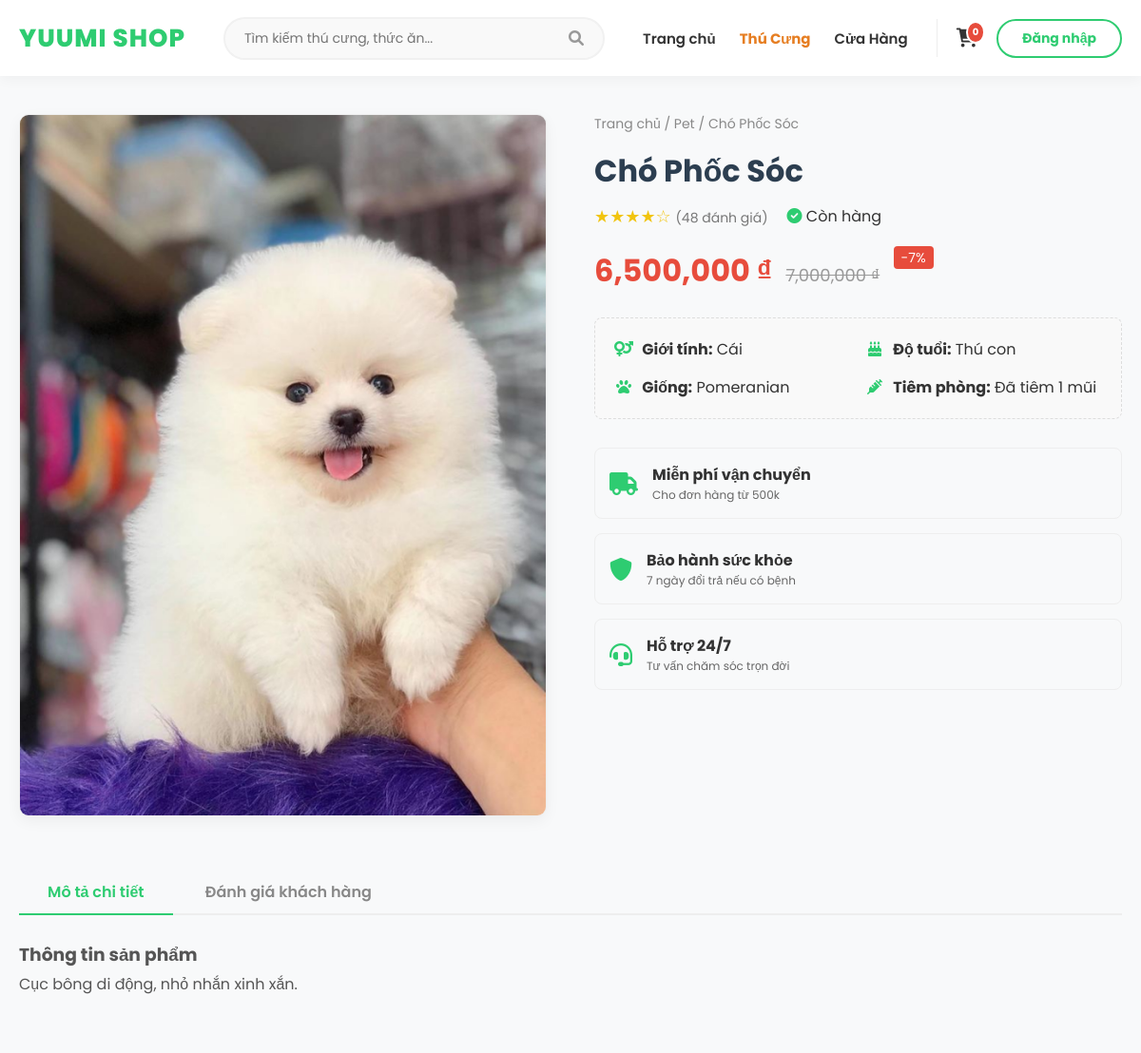
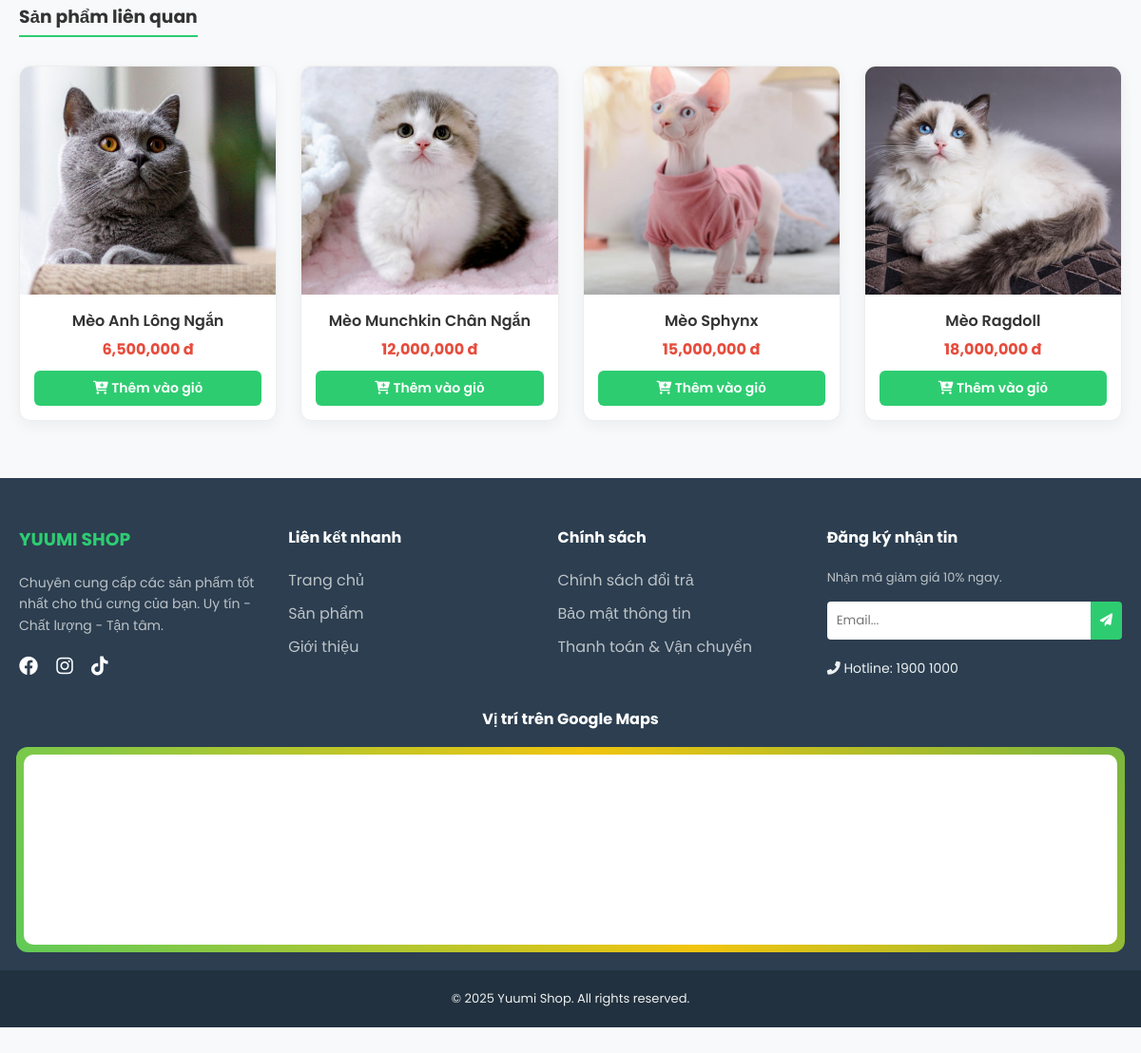
The app's page /product_detail.php?id=172 with its own data (2 pictures, top to bottom).
### tables this page shows
CREATE TABLE IF NOT EXISTS products (
    id INT AUTO_INCREMENT PRIMARY KEY,
    name VARCHAR(255) NOT NULL,
    species ENUM('dog', 'cat', 'all') NOT NULL, 
    category ENUM('food', 'accessory', 'health', 'toy', 'cage', 'pet') NOT NULL, 
    sub_category VARCHAR(50), 
    brand VARCHAR(50), 
    age_group ENUM('baby', 'adult', 'senior', 'all') DEFAULT 'all',
    gender ENUM('male', 'female', 'unisex') DEFAULT 'unisex',
    price DECIMAL(15, 0) NOT NULL,
    old_price DECIMAL(15, 0) DEFAULT 0,
    image VARCHAR(255),
    rating FLOAT DEFAULT 5,
    description TEXT,
    sold_count INT DEFAULT 0,
    is_new BOOLEAN DEFAULT 1,
    created_at TIMESTAMP DEFAULT CURRENT_TIMESTAMP
);

### src/product_detail.php (the view, shortened to what this page needs)
<?php
require_once 'includes/db.php';
$id = $_GET['id'] ?? 0;
$stmt = $conn->prepare("SELECT * FROM products WHERE id = ?");
$stmt->execute([$id]);
$product = $stmt->fetch(PDO::FETCH_ASSOC);
$related = $conn->prepare("SELECT * FROM products WHERE category = ? AND id != ? LIMIT 4");
$related->execute([$product['category'], $id]);
include 'includes/header.php';
?>
<div class="container" style="margin-top: 40px; margin-bottom: 60px;">
    <div class="product-detail-wrapper">
        <div class="detail-gallery">
            <div class="main-img">
                <img src="assets/images/<?= $product['image'] ?>" alt="<?= htmlspecialchars($product['name']) ?>">
            </div>
        </div>
        <div class="detail-info">
            <div class="product-breadcrumb">
                <a href="index.php">Trang chủ</a> /
                <a href="products.php?category=<?= $product['category'] ?>"><?= ucfirst($product['category']) ?></a> /
                <span><?= htmlspecialchars($product['name']) ?></span>
            </div>
            <h1 class="product-title"><?= htmlspecialchars($product['name']) ?></h1>
            <div class="product-meta-row">
                <div class="rating-stars">
                    <span style="color: #f1c40f; font-size: 18px;">
                        <?= str_repeat('★', floor($product['rating'])) ?><?= str_repeat('☆', 5 - floor($product['rating'])) ?>
                    </span>
                    <span style="color: #777; font-size: 14px;">(<?= rand(10, 50) ?> đánh giá)</span>
                </div>
                <div class="stock-status">
                    <i class="fas fa-check-circle" style="color: #2ecc71;"></i> Còn hàng
                </div>
            </div>
            <div class="product-price">
                <span class="current-price"><?= number_format($product['price']) ?> ₫</span>
                <?php if($product['old_price'] > 0): ?>
                    <span class="old-price"><?= number_format($product['old_price']) ?> ₫</span>
                    <span class="discount-badge">-<?= round((($product['old_price'] - $product['price']) / $product['old_price']) * 100) ?>%</span>
                <?php endif; ?>
            </div>
            <?php if($product['category'] == 'pet'): ?>
            <div class="pet-attributes">
                <div class="attr-item"><i class="fas fa-venus-mars"></i> <strong>Giới tính:</strong> <?= $product['gender']=='male'?'Đực':'Cái' ?></div>
                <div class="attr-item"><i class="fas fa-birthday-cake"></i> <strong>Độ tuổi:</strong> <?= $product['age_group']=='baby'?'Thú con':'Trưởng thành' ?></div>
                <div class="attr-item"><i class="fas fa-paw"></i> <strong>Giống:</strong> <?= $product['sub_category'] ?? 'Lai' ?></div>
                <div class="attr-item"><i class="fas fa-syringe"></i> <strong>Tiêm phòng:</strong> Đã tiêm 1 mũi</div>
            </div>
            <?php endif; ?>
            <div class="trust-badges">
                <div class="trust-item">
                    <i class="fas fa-truck"></i>
                    <div><strong>Miễn phí vận chuyển</strong><p>Cho đơn hàng từ 500k</p></div>
                </div>
                <div class="trust-item">
                    <i class="fas fa-shield-alt"></i>
                    <div><strong>Bảo hành sức khỏe</strong><p>7 ngày đổi trả nếu có bệnh</p></div>
                </div>
                <div class="trust-item">
                    <i class="fas fa-headset"></i>
                    <div><strong>Hỗ trợ 24/7</strong><p>Tư vấn chăm sóc trọn đời</p></div>
                </div>
            </div>
        </div>
    </div>
    <div class="product-tabs">
        <div class="tabs-header">
            <button class="tab-btn active" onclick="openTab(event, 'desc')">Mô tả chi tiết</button>
            <button class="tab-btn" onclick="openTab(event, 'reviews')">Đánh giá khách hàng</button>
        </div>
        <div id="desc" class="tab-content" style="display: block;">
            <div class="desc-content">
                <h3>Thông tin sản phẩm</h3>
                <p><?= nl2br(htmlspecialchars($product['description'])) ?></p>
            </div>
        </div>
    </div>
    <div class="related-products" style="margin-top: 60px;">
        <h3 style="border-bottom: 2px solid #2ecc71; display: inline-block; padding-bottom: 5px; margin-bottom: 30px;">Sản phẩm liên quan</h3>
        <div class="product-grid">
 <?php while($rel = $related->fetch(PDO::FETCH_ASSOC)): ?>
            <div class="product-card">
                <div class="product-img-wrapper">
                    <a href="product_detail.php?id=<?= $rel['id'] ?>">
                        <img src="assets/images/<?= htmlspecialchars($rel['image']) ?>">
                    </a>
                </div>
                <div class="product-info">
                    <h3><a href="product_detail.php?id=<?= $rel['id'] ?>" style="color:#333; text-decoration:none;"><?= htmlspecialchars($rel['name']) ?></a></h3>
                    <div style="margin-bottom: 10px;">
                        <span class="price"><?= number_format($rel['price']) ?> đ</span>
                    </div>
                    <form action="cart.php" method="POST" style="margin-top: 10px;">
                        <button type="submit" class="btn-buy" style="width: 100%; border: none; cursor: pointer; padding: 8px; font-size: 14px;">
                            <i class="fas fa-cart-plus"></i> Thêm vào giỏ
                        </button>
                    </form>
                </div>
            </div>
            <?php endwhile; ?>
        </div>
</div>
<?php include 'includes/footer.php'; ?>

### src/assets/css/style.css (style rules this page uses)
* { margin: 0; padding: 0; box-sizing: border-box; font-family: 'Poppins', sans-serif; }
body { background-color: #f8f9fa; color: #333; display: flex; flex-direction: column; min-height: 100vh; }
.container { max-width: 1200px; margin: 0 auto; padding: 0 20px; }
a { text-decoration: none; color: inherit; transition: 0.3s; }
.product-grid { display: grid; grid-template-columns: repeat(auto-fill, minmax(240px, 1fr)); gap: 25px; }
.product-card { background: white; border-radius: 12px; overflow: hidden; box-shadow: 0 5px 15px rgba(0,0,0,0.05); transition: transform 0.3s; border: 1px solid #eee; display: flex; flex-direction: column; position: relative; }
.product-img-wrapper { position: relative; overflow: hidden; height: 240px; }
.product-img-wrapper img { width: 100%; height: 100%; object-fit: cover; transition: 0.5s; }
.product-info { padding: 15px; text-align: center; }
.product-info h3 a { font-size: 16px; color: #333; font-weight: 600; display: block; margin-bottom: 5px; }
.price { color: #e74c3c; font-size: 16px; font-weight: 700; }
.old-price { text-decoration: line-through; color: #999; font-size: 13px; margin-left: 5px; }

### src/product_detail.php (style rules this page uses)
.btn-buy { display:block; width:100%; margin-top:10px; padding:10px 0; background:#2ecc71; color:white; border-radius:6px; text-decoration:none; font-weight:600; transition:.3s; }
.product-detail-wrapper { display: grid; grid-template-columns: 1fr 1fr; gap: 50px; }
.main-img img { width: 100%; border-radius: 10px; border: 1px solid #eee; box-shadow: 0 5px 15px rgba(0,0,0,0.05); }
.product-breadcrumb { color: #888; font-size: 14px; margin-bottom: 15px; }
.product-title { font-size: 32px; margin-bottom: 10px; color: #2c3e50; }
.product-meta-row { display: flex; align-items: center; gap: 20px; margin-bottom: 20px; }
.current-price { font-size: 32px; color: #e74c3c; font-weight: bold; }
.old-price { text-decoration: line-through; color: #999; margin-left: 10px; font-size: 18px; }
.discount-badge { background: #e74c3c; color: white; padding: 2px 8px; border-radius: 4px; font-size: 14px; margin-left: 10px; vertical-align: top; }
.pet-attributes { display: grid; grid-template-columns: 1fr 1fr; gap: 15px; background: #f9f9f9; padding: 20px; border-radius: 8px; margin: 25px 0; border: 1px dashed #ddd; }
.attr-item i { color: #2ecc71; width: 20px; text-align: center; margin-right: 5px; }
.trust-badges { margin-top: 30px; display: grid; grid-template-columns: 1fr; gap: 15px; }
.trust-item { display: flex; gap: 15px; align-items: center; border: 1px solid #eee; padding: 15px; border-radius: 8px; }
.trust-item i { font-size: 24px; color: #2ecc71; }
.trust-item p { margin: 0; font-size: 12px; color: #666; }
.product-tabs { margin-top: 50px; }
.tabs-header { border-bottom: 2px solid #eee; margin-bottom: 25px; }
.tab-btn { background: none; border: none; padding: 10px 30px; font-size: 16px; cursor: pointer; font-weight: 600; color: #888; border-bottom: 2px solid transparent; margin-bottom: -2px; }
.tab-btn.active { color: #2ecc71; border-bottom-color: #2ecc71; }
.tab-content { line-height: 1.8; color: #555; }

### records on screen
products: image (picture), category "Pet", name "Chó Phốc Sóc", rating "★★★★", rating "☆", price "6,500,000", old_price "7,000,000", (($product['old_price'] - $product['price']) / $product['old_price']) * 100 "7", sub_category "Pomeranian", description "Cục bông di động, nhỏ nhắn xinh xắn."
products: image (picture), name "Mèo Anh Lông Ngắn", price "6,500,000"
products: image (picture), name "Mèo Munchkin Chân Ngắn", price "12,000,000"
products: image (picture), name "Mèo Sphynx", price "15,000,000"
products: image (picture), name "Mèo Ragdoll", price "18,000,000"
